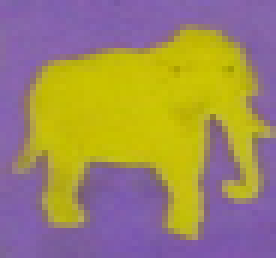
%> input picture generalized-hough-transform/PA2-testimages/template_elephant.png, 46 x 43 px (shown 6 times larger)
$ octave main.m   (GNU Octave 9; MATLAB toolbox functions it lacks are replaced by stand-ins)
%> lines starting %> are read from the running program, lines starting %| are printed output that depends on the picture; in (x1, y1, x2, y2) boxes, pixels count from 0 and x2, y2 are one past the last pixel; in counts of white or black regions, pixels touching at a corner belong together; the program's own positions count from 1
### generalized-hough-transform/animals/build_RTable.m
function [rTable, bin_count] = build_RTable(img)
img_hsv = rgb2hsv(img);
img_grey = img_hsv(:,:,2);
img_grey(img_grey < 80/255) = 0;
BW = edge(img_grey,'Canny');
BW = bwareaopen(BW, 30);
% imshow(BW);

[~, Gdir] = imgradient(img_grey);
% imshow(img);
% imshow(Gmag);
% imshow(Gdir);

% Use the centroid as the reference point
ref = round([size(img_grey, 1)/2, size(img_grey, 2)/2]);
% BW(ref(1),ref(2)) = 1;

% Iterate through all contour points
% For each point get three piece of information
count = 1;
contourPoints = zeros(sum(sum(BW == 1)), 3);
contourReference = zeros(sum(sum(BW == 1)), 3);
for i = 1 : size(BW, 1)
    for j = 1 : size(BW, 2)
        if (BW(i,j) == 1)
           Gdir(i, j) = round (Gdir(i, j) / 2) * 2;
           if ((Gdir(i ,j)) == 180)
               Gdir(i,j) = -180;
           end
           contourPoints(count, :) = [i, j, Gdir(i, j)];
           contourReference(count, :) = [ref(1) - i, ref(2) - j, Gdir(i, j)];
           count = count + 1;
        end
    end
end

% Build R-table, assume the vertors in each row is no more than 100
bin_size = 180;
bin_value = zeros(bin_size, 1);
bin_count = zeros(bin_size, 1);
rTable = zeros(bin_size, 100, 3);
for i =  1 : bin_size
    bin_value(i) = -180 + (i - 1) * 2;
end

for i = 1 : size(contourReference,1)
    binIndex = (contourReference(i, 3) + 180) / 2 + 1;
    bin_count(binIndex) = bin_count(binIndex) + 1;
    rTable(binIndex, bin_count(binIndex), :) = contourReference(i, :);
end

### generalized-hough-transform/animals/build_RTable2.m
function [rTable, bin_count] = build_RTable2(img)
img_grey = rgb2gray(img);
BW = edge(img_grey,'Canny');
BW = bwareaopen(BW, 30);
imshow(BW);

[~, Gdir] = imgradient(img_grey);
% imshow(img);
% imshow(Gmag);
% imshow(Gdir);

% Use the centroid as the reference point
ref = round([size(img_grey, 1)/2, size(img_grey, 2)/2]);
% BW(ref(1),ref(2)) = 1;

% Iterate through all contour points
% For each point get three piece of information
count = 1;
contourPoints = zeros(sum(sum(BW == 1)), 3);
contourReference = zeros(sum(sum(BW == 1)), 3);
for i = 1 : size(BW, 1)
    for j = 1 : size(BW, 2)
        if (BW(i,j) == 1)
           Gdir(i, j) = round (Gdir(i, j) / 2) * 2;
           if ((Gdir(i ,j)) == 180)
               Gdir(i,j) = -180;
           end
           contourPoints(count, :) = [i, j, Gdir(i, j)];
           contourReference(count, :) = [ref(1) - i, ref(2) - j, Gdir(i, j)];
           count = count + 1;
        end
    end
end

% Build R-table, assume the vertors in each row is no more than 100
bin_size = 180;
bin_value = zeros(bin_size, 1);
bin_count = zeros(bin_size, 1);
rTable = zeros(bin_size, 100, 3);
for i =  1 : bin_size
    bin_value(i) = -180 + (i - 1) * 2;
end

for i = 1 : size(contourReference,1)
    binIndex = (contourReference(i, 3) + 180) / 2 + 1;
    bin_count(binIndex) = bin_count(binIndex) + 1;
    rTable(binIndex, bin_count(binIndex), :) = contourReference(i, :);
end

### generalized-hough-transform/animals/matching.m
function pos = matching(testImage, rTable, bin_count, rotation)
deg_div = 2;

% Form an accumulator array
img_hsv = rgb2hsv(testImage);

img_mask = img_hsv(:,:,2);
img_mask(img_mask < 80/255) = 0;
img_mask(img_mask >= 80/255) = 1;
img_mask = 1 - bwareaopen(1-img_mask, 300);

img_gray = rgb2gray(testImage);
img_gray(img_mask == 0) = 0;
BW = edge(img_gray,'Canny');
BW = bwareaopen(BW, 30);

% imshow(BW);

[~,Gdir] = imgradient(img_gray);

% Iterate through all contour points
% For each point get three piece of information
count = 1;
contourPoints = zeros(sum(sum(BW == 1)), 3);
for i = 1 : size(BW, 1)
    for j = 1 : size(BW, 2)
        if (BW(i,j) == 1)
           Gdir(i, j) = round ((Gdir(i, j) + rotation) / deg_div) * deg_div;
           if ((Gdir(i ,j)) >= 180)
               Gdir(i,j) =  Gdir(i,j) - 360;
           elseif ((Gdir(i ,j)) < -180)
               Gdir(i,j) =  Gdir(i,j) + 360;
           end
           contourPoints(count, :) = [i, j, Gdir(i, j)];
           count = count + 1;
        end
    end
end

accumulator = zeros(size(img_gray));
rotation_rad = degtorad(-rotation);
rotate_matrix = [cos(rotation_rad), -sin(rotation_rad); ...
    sin(rotation_rad), cos(rotation_rad)];
for i = 1 : size(contourPoints,1)
    binIndex = (contourPoints(i, 3) + 180) / deg_div + 1;
    for j = 1 : bin_count(binIndex)
        deltaY = rTable(binIndex, j, 1);
        deltaX = rTable(binIndex, j, 2);
        delta = rotate_matrix * [deltaY; deltaX];
        targetY = round(contourPoints(i, 1) + delta(1));
        targetX = round(contourPoints(i, 2) + delta(2));
        if (targetY >= 1 && targetY <= size(accumulator, 1))
            if (targetX >= 1 && targetX <= size(accumulator, 2))
                accumulator(targetY, targetX) = accumulator(targetY, targetX) + 1;
            end
        end
    end
end

threshold = 7;
% accumulator(accumulator < threshold) = 0;
% imshow(accumulator);
[row,col] = find(accumulator >= threshold);
pos = [row, col];

### generalized-hough-transform/animals/main.m
template = imread('./PA2-testimages/template_elephant.png');
%> template is the input picture: size 43x46x3 uint8; mean R, G, B 157.7, 135.4, 99
testImage = imread('./PA2-testimages/animals.jpg');
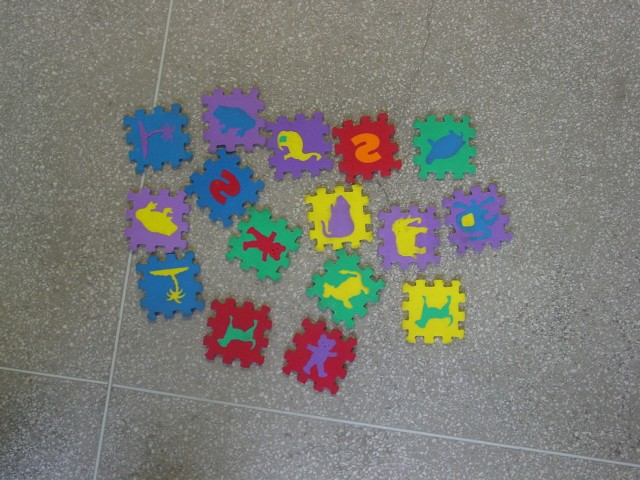
%> input picture generalized-hough-transform/PA2-testimages/animals.jpg, 640 x 480 px
%> testImage is the input picture: size 480x640x3 uint8; mean R, G, B 123.3, 123.4, 118.3
[rTable1, bin_count1] = build_RTable(template);
%> in build_RTable, `img_hsv = rgb2hsv(img);`: img_hsv: size 43x46x3 double; mean H, S, V 0.467, 0.605, 0.688
%> in build_RTable, `img_grey(img_grey < 80/255) = 0;`:
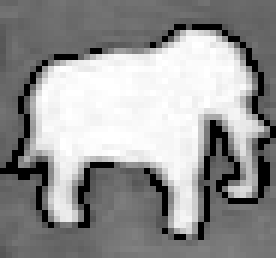
%> img_grey: size 43x46 double (shown 6 times larger); min 0, max 1, mean 0.586
%> in build_RTable, `BW = edge(img_grey,'Canny');`:
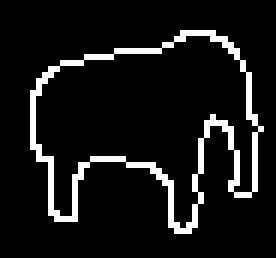
%> BW: size 43x46 logical (shown 6 times larger); 8.7% white in thin lines or dots, all inside (x1, y1, x2, y2) = (5, 5, 44, 39)
%> after the loop in build_RTable, `for i = 1 : size(BW, 1)`: Gdir: size 43x46 double; min -180, max 180, mean -0.2
%> after the loop in build_RTable, `for i = 1 : size(BW, 1)`: contourPoints = 173 rows, first 12: [6 31 -64; 6 32 -82; 6 33 -98; 6 34 -92; 6 35 -94; 6 36 -102; 7 30 -46; 7 31 -44; 7 36 -124; 7 37 -126; 7 38 -126; 8 28 -70]; contourReference = 173 rows, first 12: [16 -8 -64; 16 -9 -82; 16 -10 -98; 16 -11 -92; 16 -12 -94; 16 -13 -102; 15 -7 -46; 15 -8 -44; 15 -13 -124; 15 -14 -126; 15 -15 -126; 14 -5 -70]; count = 174
%> the loop in build_RTable, `for i = 1 : size(contourReference,1)` made 173 passes
%> binIndex on passes 1 to 3: 59, 50, 42
%> after the loop in build_RTable, `for i = 1 : size(contourReference,1)`:
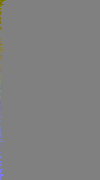
%> rTable: size 180x100x3 double; mean R, G, B 0, 0, -0.1; drawn with min black and max white
%> after the loop in build_RTable, `for i = 1 : size(contourReference,1)`: bin_count = 180 values, max 5 at index 1, min 0 at index 8, mean 0.961
%> bin_count1 has the same summary as bin_count in build_RTable
[rTable2, bin_count2] = build_RTable2(template);
%> in build_RTable2, `BW = edge(img_grey,'Canny');`: BW: size 43x46 logical; 9.3% white in thin lines or dots, all inside (x1, y1, x2, y2) = (4, 5, 45, 40)
%> in build_RTable2, `[~, Gdir] = imgradient(img_grey);`:
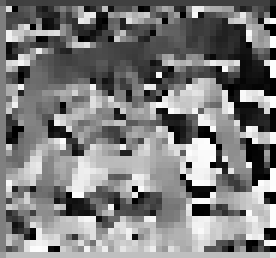
%> Gdir: size 43x46 double (shown 6 times larger); min -180, max 179.8, mean -2.7; drawn with min black and max white
%> after the loop in build_RTable2, `for i = 1 : size(BW, 1)`: Gdir: size 43x46 double; 9.3% of pixels changed, all inside (x1, y1, x2, y2) = (4, 5, 45, 40)
%> after the loop in build_RTable2, `for i = 1 : size(BW, 1)`: contourPoints = 184 rows, first 12: [6 30 -42; 6 31 -56; 6 32 -86; 6 33 -98; 6 34 -96; 6 35 -92; 6 36 -102; 6 37 -124; 7 29 -54; 7 30 -44; 7 37 -134; 7 38 -132]; contourReference = 184 rows, first 12: [16 -7 -42; 16 -8 -56; 16 -9 -86; 16 -10 -98; 16 -11 -96; 16 -12 -92; 16 -13 -102; 16 -14 -124; 15 -6 -54; 15 -7 -44; 15 -14 -134; 15 -15 -132]; count = 185
%> the loop in build_RTable2, `for i = 1 : size(contourReference,1)` made 184 passes
%> binIndex on passes 1 to 3: 70, 63, 48
%> after the loop in build_RTable2, `for i = 1 : size(contourReference,1)`: bin_count = 180 values, max 4 at index 45, min 0 at index 17, mean 1.02
%> bin_count2 has the same summary as bin_count in build_RTable2
%> the run ends on the next line

imshow(testImage);
hold on;
% rotate test image with counter-clockwise angle
for j = 0 : 4 : 359
    pos = matching(testImage, rTable1, bin_count1, j);
